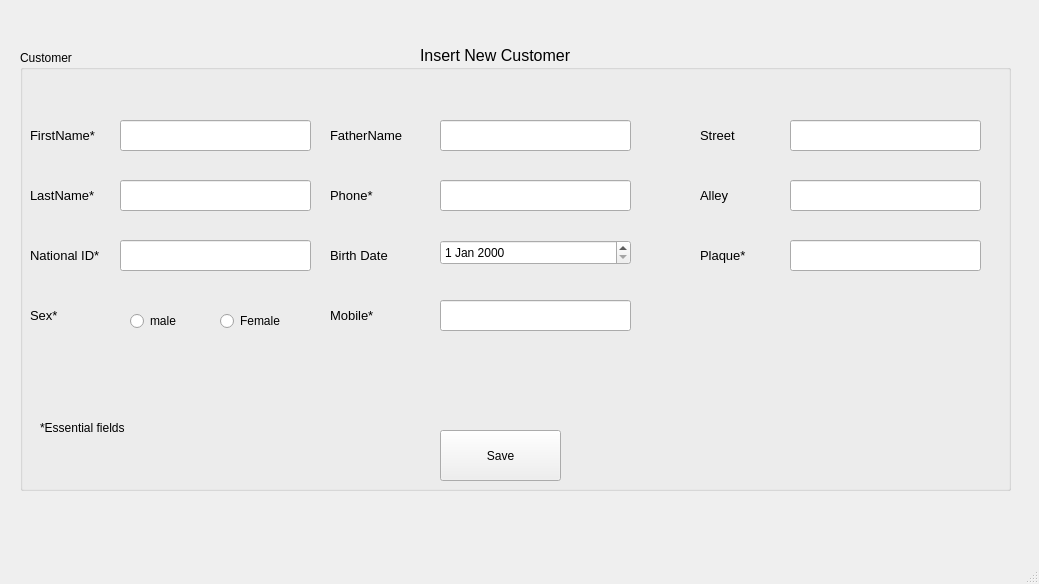
<?xml version="1.0" encoding="UTF-8"?>
<ui version="4.0">
 <class>InsertCustomer</class>
 <widget class="QMainWindow" name="InsertCustomer">
  <property name="geometry">
   <rect>
    <x>0</x>
    <y>0</y>
    <width>1039</width>
    <height>584</height>
   </rect>
  </property>
  <property name="windowTitle">
   <string>MainWindow</string>
  </property>
  <widget class="QWidget" name="centralwidget">
   <widget class="QLabel" name="label_5">
    <property name="geometry">
     <rect>
      <x>420</x>
      <y>30</y>
      <width>241</width>
      <height>51</height>
     </rect>
    </property>
    <property name="font">
     <font>
      <pointsize>12</pointsize>
     </font>
    </property>
    <property name="frameShape">
     <enum>QFrame::NoFrame</enum>
    </property>
    <property name="text">
     <string>Insert New Customer</string>
    </property>
   </widget>
   <widget class="QGroupBox" name="groupBox">
    <property name="geometry">
     <rect>
      <x>20</x>
      <y>50</y>
      <width>991</width>
      <height>441</height>
     </rect>
    </property>
    <property name="font">
     <font>
      <pointsize>9</pointsize>
     </font>
    </property>
    <property name="title">
     <string>Customer</string>
    </property>
    <widget class="QLineEdit" name="family">
     <property name="geometry">
      <rect>
       <x>100</x>
       <y>130</y>
       <width>191</width>
       <height>31</height>
      </rect>
     </property>
     <property name="echoMode">
      <enum>QLineEdit::Normal</enum>
     </property>
    </widget>
    <widget class="QLineEdit" name="name">
     <property name="geometry">
      <rect>
       <x>100</x>
       <y>70</y>
       <width>191</width>
       <height>31</height>
      </rect>
     </property>
     <property name="echoMode">
      <enum>QLineEdit::Normal</enum>
     </property>
    </widget>
    <widget class="QLineEdit" name="street">
     <property name="geometry">
      <rect>
       <x>770</x>
       <y>70</y>
       <width>191</width>
       <height>31</height>
      </rect>
     </property>
     <property name="echoMode">
      <enum>QLineEdit::Normal</enum>
     </property>
    </widget>
    <widget class="QLineEdit" name="fname">
     <property name="geometry">
      <rect>
       <x>420</x>
       <y>70</y>
       <width>191</width>
       <height>31</height>
      </rect>
     </property>
     <property name="echoMode">
      <enum>QLineEdit::Normal</enum>
     </property>
    </widget>
    <widget class="QLineEdit" name="nid">
     <property name="geometry">
      <rect>
       <x>100</x>
       <y>190</y>
       <width>191</width>
       <height>31</height>
      </rect>
     </property>
     <property name="echoMode">
      <enum>QLineEdit::Normal</enum>
     </property>
    </widget>
    <widget class="QLineEdit" name="home">
     <property name="geometry">
      <rect>
       <x>420</x>
       <y>130</y>
       <width>191</width>
       <height>31</height>
      </rect>
     </property>
     <property name="echoMode">
      <enum>QLineEdit::Normal</enum>
     </property>
    </widget>
    <widget class="QLineEdit" name="alley">
     <property name="geometry">
      <rect>
       <x>770</x>
       <y>130</y>
       <width>191</width>
       <height>31</height>
      </rect>
     </property>
     <property name="echoMode">
      <enum>QLineEdit::Normal</enum>
     </property>
    </widget>
    <widget class="QLineEdit" name="plaque">
     <property name="geometry">
      <rect>
       <x>770</x>
       <y>190</y>
       <width>191</width>
       <height>31</height>
      </rect>
     </property>
     <property name="echoMode">
      <enum>QLineEdit::Normal</enum>
     </property>
    </widget>
    <widget class="QLineEdit" name="mobile">
     <property name="geometry">
      <rect>
       <x>420</x>
       <y>250</y>
       <width>191</width>
       <height>31</height>
      </rect>
     </property>
     <property name="echoMode">
      <enum>QLineEdit::Normal</enum>
     </property>
    </widget>
    <widget class="QLabel" name="label_7">
     <property name="geometry">
      <rect>
       <x>10</x>
       <y>70</y>
       <width>101</width>
       <height>31</height>
      </rect>
     </property>
     <property name="font">
      <font>
       <pointsize>10</pointsize>
      </font>
     </property>
     <property name="text">
      <string>FirstName*</string>
     </property>
    </widget>
    <widget class="QLabel" name="label_8">
     <property name="geometry">
      <rect>
       <x>10</x>
       <y>130</y>
       <width>101</width>
       <height>31</height>
      </rect>
     </property>
     <property name="font">
      <font>
       <pointsize>10</pointsize>
      </font>
     </property>
     <property name="text">
      <string>LastName*</string>
     </property>
    </widget>
    <widget class="QLabel" name="label_9">
     <property name="geometry">
      <rect>
       <x>10</x>
       <y>250</y>
       <width>51</width>
       <height>31</height>
      </rect>
     </property>
     <property name="font">
      <font>
       <pointsize>10</pointsize>
      </font>
     </property>
     <property name="text">
      <string>Sex*</string>
     </property>
    </widget>
    <widget class="QLabel" name="label_10">
     <property name="geometry">
      <rect>
       <x>310</x>
       <y>70</y>
       <width>101</width>
       <height>31</height>
      </rect>
     </property>
     <property name="font">
      <font>
       <pointsize>10</pointsize>
      </font>
     </property>
     <property name="text">
      <string>FatherName</string>
     </property>
    </widget>
    <widget class="QLabel" name="label_11">
     <property name="geometry">
      <rect>
       <x>310</x>
       <y>190</y>
       <width>101</width>
       <height>31</height>
      </rect>
     </property>
     <property name="font">
      <font>
       <pointsize>10</pointsize>
      </font>
     </property>
     <property name="text">
      <string>Birth Date</string>
     </property>
    </widget>
    <widget class="QLabel" name="label_12">
     <property name="geometry">
      <rect>
       <x>310</x>
       <y>130</y>
       <width>101</width>
       <height>31</height>
      </rect>
     </property>
     <property name="font">
      <font>
       <pointsize>10</pointsize>
      </font>
     </property>
     <property name="text">
      <string>Phone*</string>
     </property>
    </widget>
    <widget class="QLabel" name="label_13">
     <property name="geometry">
      <rect>
       <x>310</x>
       <y>250</y>
       <width>101</width>
       <height>31</height>
      </rect>
     </property>
     <property name="font">
      <font>
       <pointsize>10</pointsize>
      </font>
     </property>
     <property name="text">
      <string>Mobile*</string>
     </property>
    </widget>
    <widget class="QLabel" name="label_14">
     <property name="geometry">
      <rect>
       <x>680</x>
       <y>70</y>
       <width>101</width>
       <height>31</height>
      </rect>
     </property>
     <property name="font">
      <font>
       <pointsize>10</pointsize>
      </font>
     </property>
     <property name="text">
      <string>Street</string>
     </property>
    </widget>
    <widget class="QLabel" name="label_15">
     <property name="geometry">
      <rect>
       <x>680</x>
       <y>130</y>
       <width>101</width>
       <height>31</height>
      </rect>
     </property>
     <property name="font">
      <font>
       <pointsize>10</pointsize>
      </font>
     </property>
     <property name="text">
      <string>Alley</string>
     </property>
    </widget>
    <widget class="QLabel" name="label_16">
     <property name="geometry">
      <rect>
       <x>10</x>
       <y>190</y>
       <width>101</width>
       <height>31</height>
      </rect>
     </property>
     <property name="font">
      <font>
       <pointsize>10</pointsize>
      </font>
     </property>
     <property name="text">
      <string>National ID*</string>
     </property>
    </widget>
    <widget class="QLabel" name="label_17">
     <property name="geometry">
      <rect>
       <x>680</x>
       <y>190</y>
       <width>101</width>
       <height>31</height>
      </rect>
     </property>
     <property name="font">
      <font>
       <pointsize>10</pointsize>
      </font>
     </property>
     <property name="text">
      <string>Plaque*</string>
     </property>
    </widget>
    <widget class="QDateEdit" name="dateEdit">
     <property name="geometry">
      <rect>
       <x>420</x>
       <y>190</y>
       <width>191</width>
       <height>25</height>
      </rect>
     </property>
    </widget>
    <widget class="QRadioButton" name="radioButtonm">
     <property name="geometry">
      <rect>
       <x>110</x>
       <y>260</y>
       <width>97</width>
       <height>22</height>
      </rect>
     </property>
     <property name="text">
      <string>male</string>
     </property>
    </widget>
    <widget class="QRadioButton" name="radioButtonw">
     <property name="geometry">
      <rect>
       <x>200</x>
       <y>260</y>
       <width>97</width>
       <height>22</height>
      </rect>
     </property>
     <property name="text">
      <string>Female</string>
     </property>
    </widget>
    <widget class="QPushButton" name="pushButton">
     <property name="geometry">
      <rect>
       <x>420</x>
       <y>380</y>
       <width>121</width>
       <height>51</height>
      </rect>
     </property>
     <property name="text">
      <string>Save</string>
     </property>
    </widget>
    <widget class="QLabel" name="label">
     <property name="geometry">
      <rect>
       <x>20</x>
       <y>370</y>
       <width>131</width>
       <height>16</height>
      </rect>
     </property>
     <property name="text">
      <string>*Essential fields</string>
     </property>
    </widget>
   </widget>
  </widget>
  <widget class="QMenuBar" name="menubar">
   <property name="geometry">
    <rect>
     <x>0</x>
     <y>0</y>
     <width>1039</width>
     <height>25</height>
    </rect>
   </property>
  </widget>
  <widget class="QStatusBar" name="statusbar"/>
 </widget>
 <resources/>
 <connections/>
</ui>
